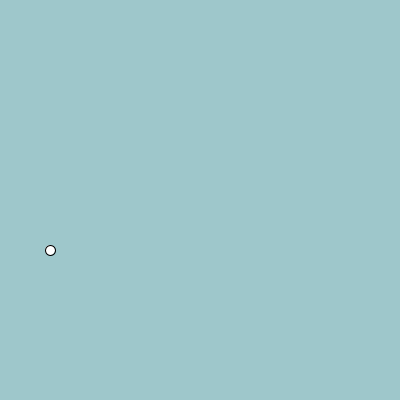
Frame 1 (no input)
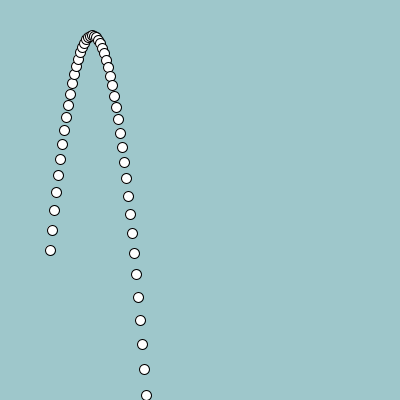
Frame 60 (the mouse pressed at the canvas centre just before this capture)
Frame 120 (the mouse held since frame 60 and released just before this capture): identical to frame 60, image omitted

The Processing sketch that drew these frames (run headless with seeded random() and noise(); from frame 60 on, the mouse is pressed at the canvas centre):

// Processing sketch: week08_2
// ── week08_2.pde
//碰撞偵測
void setup(){
  size(400,400);
  background(#9EC7CB);
}
float x=50,y=250,vx=2,vy=-20;
void draw(){
  ellipse(x,y,10,10);
  x+=vx;
  y+=vy;
  vy+=0.98;//重力加速度
}
